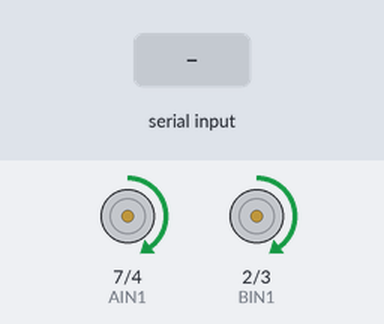
The sketch below on a simulated Arduino Uno, built with avr-gcc and run on an emulated ATmega328P. Shown: motor-driver pin pairs drawn as motors (green arrow = first pin HIGH = forward, orange = second pin HIGH = backward, longer = more drive, scaled by the enable pin). Inputs (shaded band) come from the test bench.

Above: at 1.3 s.
1.4 s: "90,45\n" received over the second serial link
At 2.2 s:
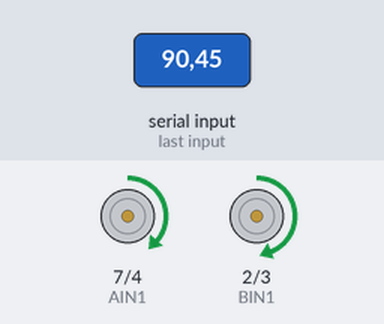
4.0 s: "30,150\n" received over the second serial link
At 4.7 s:
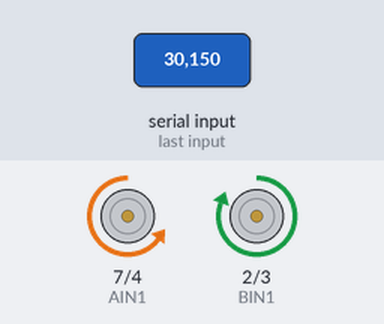
6.6 s: "6969\n" received over the second serial link
At 7.4 s:
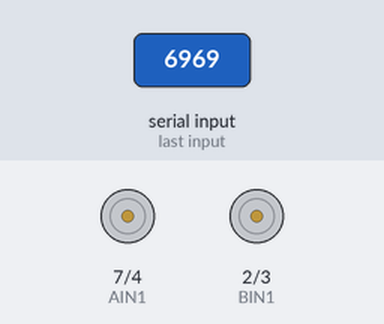
9.2 s: "1234\n" received over the second serial link
At 9.6 s:
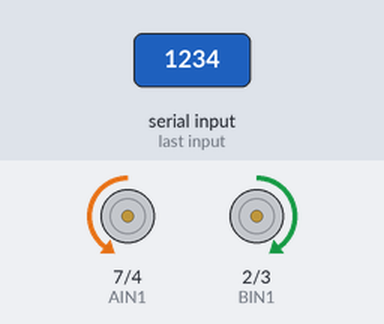
11.7 s: "200\n" received over the second serial link
At 12.5 s:
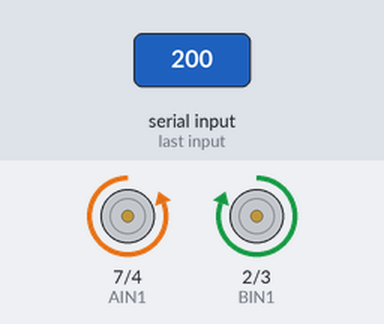
Timing chart, 0 to 14.7 s (numbered marks = the images above; inputs shaded):
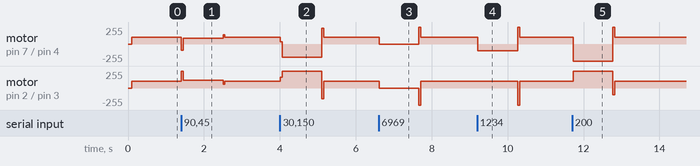

Measured:
- after the input at 1.4 s, motor on pin 7 (AIN1) / pin 4 (AIN2): forward 100/255 → forward 85/255 at once, → forward 100/255 1.1 s later; motor on pin 2 (BIN1) / pin 3 (BIN2): forward 100/255 → forward 115/255 at once, → forward 100/255 1.1 s later
- after the input at 4.0 s, motor on pin 7 (AIN1) / pin 4 (AIN2): forward 100/255 → backward 195/255 at once, → forward 100/255 1.1 s later; motor on pin 2 (BIN1) / pin 3 (BIN2): forward 100/255 → forward 255/255 at once, → forward 100/255 1.1 s later
- after the input at 6.6 s, motor on pin 7 (AIN1) / pin 4 (AIN2), motor on pin 2 (BIN1) / pin 3 (BIN2): forward 100/255 → stopped at once, → forward 100/255 1.1 s later
- after the input at 9.2 s, motor on pin 7 (AIN1) / pin 4 (AIN2): forward 100/255 → backward 100/255 at once, → forward 100/255 1.1 s later; motor on pin 2 (BIN1) / pin 3 (BIN2): forward 100/255 → backward 255/255 after 1.1 s, → forward 100/255 0.05 s later
- after the input at 11.7 s, motor on pin 7 (AIN1) / pin 4 (AIN2): forward 100/255 → backward 255/255 at once, → forward 100/255 1.0 s later; motor on pin 2 (BIN1) / pin 3 (BIN2): forward 100/255 → forward 255/255 at once, → forward 100/255 1.0 s later

The sketch:

robot_april_tag_follower.ino
```cpp
#include <SoftwareSerial.h>
SoftwareSerial serialTest(9, 10);//serial object creation for the camera and arduino
//receiver, transmitter for Camera
float motor_a = 0;
float motor_b = 0;

int drive_speed = 100; //forward drive speed
int error = 0;
int turn_speed = 0;
float prev_error = 0;
float diff_error;
float kp = 1.25;
float kd = 0.9;
enum STATE {CHASE, RUN, SEARCH, STOP};
STATE state = CHASE;

//ULTRASONIC
const int trig = 11; // send signal
const int echo = 12; // back to board
float distance = 0;

//motor pins
const int AIN1 = 7;
const int AIN2 = 4;
const int PWMA = 6;
const int BIN1 = 2;
const int BIN2 = 3;
const int PWMB = 5;

void setup() {

  Serial.begin(9600);//general Serial to connect to computer
  serialTest.begin(9600); // serial software object
  //between camera and arduino
  pinMode(AIN1, OUTPUT);
  pinMode(AIN2, OUTPUT);
  pinMode(PWMA, OUTPUT);
  pinMode(BIN1, OUTPUT);
  pinMode(BIN2, OUTPUT);
  pinMode(PWMB, OUTPUT);
  pinMode(trig, OUTPUT);
  pinMode(echo, INPUT);
  delay(100);

}

void loop() {

    // Camera
    prev_error = error;
    if (serialTest.available() > 0) {
      error = serialTest.parseInt();
    }
    diff_error = error - prev_error;
    turn_speed = kp * error + kd * diff_error; // check

    if (error == 6969) { // Close and sees April Tag
      state = RUN;
    }
    else if (error == 1234) { // No tag
      state = SEARCH;
    }
    else {
      state = CHASE;
    }

    /* ----- EXECUTE STATES -----*/
    if (state == CHASE) {

      motor_a = drive_speed - turn_speed;
      motor_b = drive_speed + turn_speed;

      driveMotors(motor_a, motor_b);
      delay(50);
    }
    else if (state == RUN) {
      digitalWrite(AIN1, LOW);
      digitalWrite(AIN2, LOW);
      digitalWrite(BIN1, LOW);
      digitalWrite(BIN2, LOW);
      delay(50);
    }
    else if (state == SEARCH) {
      //turn here
      digitalWrite(AIN1, LOW);
      digitalWrite(AIN2, HIGH);
      digitalWrite(BIN1, HIGH);
      digitalWrite(BIN2, LOW);
      analogWrite(PWMA, 100);
      analogWrite(PWMB, 100);
      delay(50);
    }
}
void driveMotors(float leftmotor, float rightmotor) {
  if (leftmotor > 0) {
    digitalWrite(AIN1, HIGH);
    digitalWrite(AIN2, LOW);
  }
  else if (leftmotor < 0) {
    digitalWrite(AIN1, LOW);
    digitalWrite(AIN2, HIGH);
  }
  else { //for 0
    digitalWrite(AIN1, LOW);
    digitalWrite(AIN2, LOW);
  }
  if (rightmotor > 0) {
    digitalWrite(BIN1, HIGH);
    digitalWrite(BIN2, LOW);
  }
  else if (rightmotor < 0) {
    digitalWrite(BIN1, LOW);
    digitalWrite(BIN2, HIGH);
  }
  else {
    digitalWrite(BIN1, LOW);
    digitalWrite(BIN2, LOW);
  }
  leftmotor = constrain(leftmotor, -255, 255);
  rightmotor = constrain(rightmotor, -255, 255);
  leftmotor = abs(leftmotor);
  rightmotor = abs(rightmotor);

  analogWrite(PWMA, leftmotor);
  analogWrite(PWMB, rightmotor);
}
float getDistance() {
  digitalWrite(trig, HIGH); //PULSE ON
  delayMicroseconds(10);
  digitalWrite(trig, LOW); //PULSE OFF
  float echoTime = pulseIn(echo, HIGH);//HIGH VOLTAGE, RECEIVES VALUE
  float calculateDistance = echoTime / 148.0;
  return calculateDistance;
}
float filterDist(){
  int num = 2;
  float maxDist = 0;
  float minDist = 500;
  float avgDist = 0;
  for (int i = 0;i<num;i++){
    float nDist = getDistance();
    avgDist += nDist;
    if (nDist > maxDist){
      maxDist = nDist;
    }
    else if (nDist < minDist){
      minDist = nDist;
    }
  }
  avgDist /= num;
  if (maxDist - minDist > 10){
    return minDist;
  }
  else{
    return avgDist;
  }
}
```
